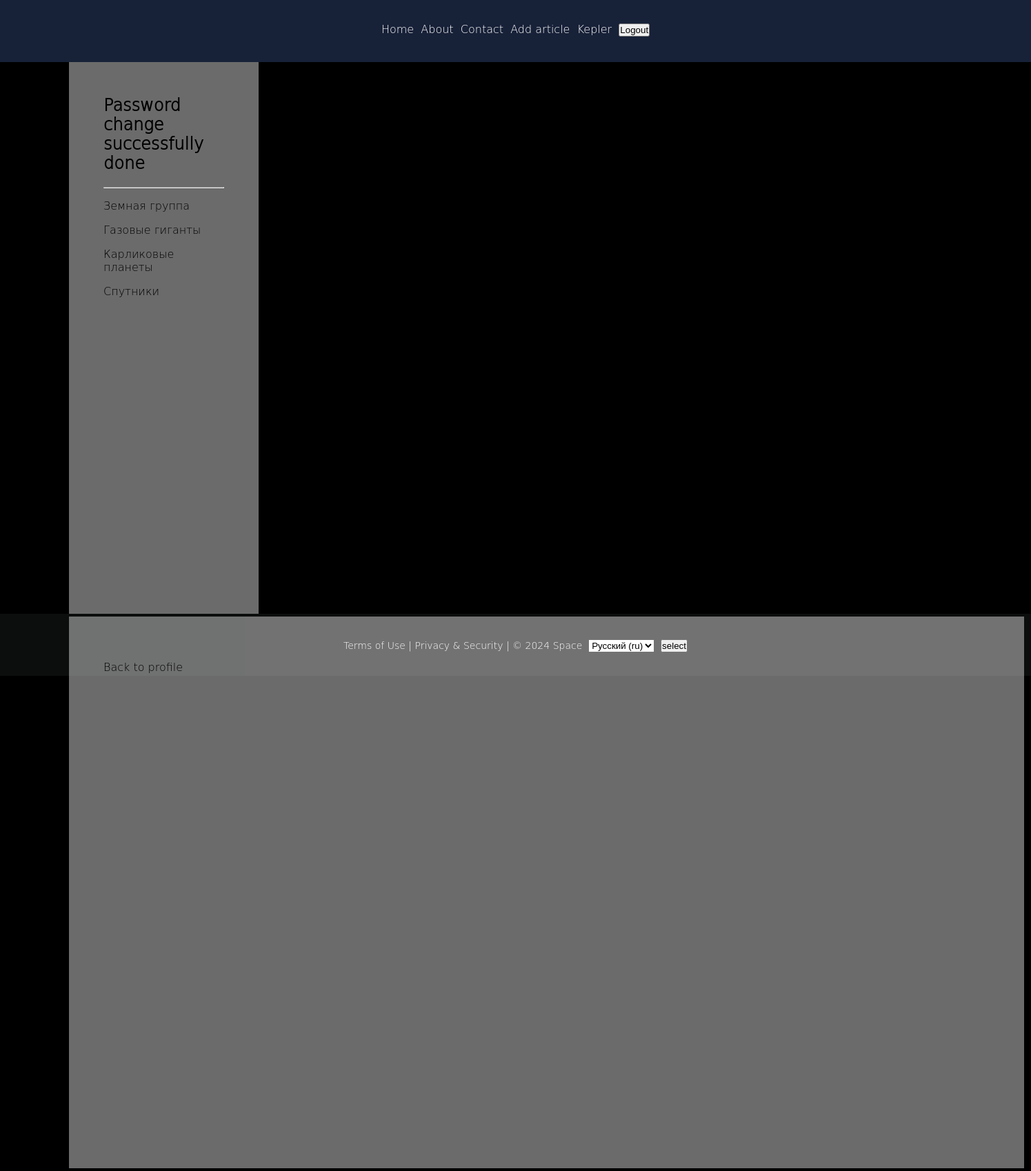
The page /users/back_to_profile/done/ (signed in) on the database its author committed.
### users/models.py (models this page shows)
class User(AbstractUser):
    photo = models.ImageField(upload_to='users/%Y/%m/%d/', blank=True, null=True, verbose_name=_('Photo'))
    first_name = models.TextField(blank=True, null=True, verbose_name=_('Name'))
    last_name = models.TextField(blank=True, null=True, verbose_name=_('Surname'))
    date_birth = models.DateTimeField(blank=True, null=True, verbose_name=_('Date of birth'))

### base/models.py (models this page shows, shortened)
class Category(models.Model):
    cat_name = models.CharField(max_length=100, db_index=True, verbose_name=_('Category'))
    cat_slug = models.SlugField(max_length=255, unique=True, db_index=True)
    objects = models.Manager()
    class Meta:
        verbose_name = _('category')
        verbose_name_plural = _('Categories')
    def get_absolute_url(self):
        return reverse('category', kwargs={'cat_slug': self.cat_slug})

### users/views.py (the view)
# urls.py: path('back_to_profile/done/', views.UserPasswordChangeDone.as_view(), name='back_to_profile'),
class UserPasswordChangeDone(PasswordChangeDoneView):
    template_name = 'users/back_to_profile.html'
    extra_context = {'title': _('Password change'), 'page_header': _('Password change successfully done')}

### base/templatetags/base_tags.py (called while the page is built)
@register.inclusion_tag('base/category.html')
def get_category(selected=0):
    category = Category.objects.all()
    return {'category': category, 'selected': selected}

### users/templates/users/back_to_profile.html
{% extends 'base.html' %}
{% load i18n %}
{% block content %}
<p><a class="link-dark" href="{% url 'users:profile' %}">{% trans 'Back to profile' %}</a></p>
{% endblock %}

### templates/base.html (shortened to what this page needs)
<!DOCTYPE html>
<html lang="ru">
{% load static %}
{% load base_tags %}
{% load i18n %}
<head>
    <link type="text/css" rel="stylesheet" href="{% static 'base/css/styles.css' %}">
</head>
<body>
<div id="page">
    <div class="head">
        <div class="menu">
            <a class="link-white" href="{% url 'home' %}">{% trans 'Home' %}</a>&nbsp;
            <a class="link-white" href="{% url 'about' %}">{% trans 'About' %}</a>&nbsp;
            <a class="link-white" href="{% url 'contact' %}">{% trans 'Contact' %}</a>&nbsp;
            {% if perms.users.add_users %}
            <a class="link-white" href="{% url 'users:add_post' %}">{% trans 'Add article' %}</a>&nbsp;
            {% endif %}
            {% if user.is_authenticated %}
            <a class="link-white" href="{% url 'users:profile' %}">{{user.username}}</a>&nbsp;
            <form style="display:inline-block" method="post" action="{% url 'users:logout' %}">{% csrf_token %}
                <button type="submit" class="button-head">{% trans 'Logout' %}</button>
            </form>
            {% endif %}
        </div>
    </div>
    <div class="body">
        <div class="categories">
            <div class="shell">
                <br><h2>{{page_header}}</h2>
                <hr class="line">
                {% get_category selected %}
            </div>
        </div>
        <div class="content">
            <div class="shell"><br>
                <br>{% block content %}{% endblock %}
            </div>
        </div>
    </div>
    <div class="footer" style="color: #ffffff">
        <div style="display:inline-block">
            <a class="link-white" href="{% url 'terms' %}">{% trans 'Terms of Use' %}</a> |
            <a class="link-white" href="{% url 'privacy' %}">{% trans 'Privacy & Security' %}</a> |
            &copy 2024 {% trans 'Space' %}&nbsp;
        </div>
        <form style="display:inline-block" class="language" action="{% url 'set_language' %}" method="post">
            <select name="language">
                {% get_current_language as LANGUAGE_CODE %}
                {% get_available_languages as LANGUAGES %}
                {% get_language_info_list for LANGUAGES as languages %}
                {% for language in languages %}
                <option value="{{language.code}}" {% if language.code == LANGUAGE_CODE %} selected{% endif %}>
                    {{language.name_local}} ({{language.code}})
                </option>
                {% endfor %}
            </select>&nbsp;
            <input type="submit" value="{% trans 'select' %}">
        </form>
    </div>
</div>
</body>
</html>

### base/templates/base/category.html
{% for i in category %}
{% if i.id == selected %}
<ul><a>{{i.cat_name}}</a></ul>
{% else %}
<ul><a class="link-dark" href="{{i.get_absolute_url}}">{{i.cat_name}}</a></ul>
{% endif %}
{% endfor %}

### base/static/base/css/styles.css (style rules this page uses)
* { padding: 0; text-decoration: none; }
html, body { margin: 0; height: 100%; background: #000000 url('../images/background_image.png') no-repeat 50% 0%; }
#page { height: 100%; max-width: 1920px; min-width: 1050px; margin: 0 auto; font-family: 'DejaVu Sans Light', 'Arial'; font-size: 16px; }
.head { height: 90px; padding-top: 33px; box-sizing: border-box; background: #172138; text-align: center; }
.menu { display: inline-block; padding: 0px 0px 0px 0px; }
.language { padding: 0px 0px 0px 0px; display: inline-block; }
.body { box-sizing: border-box; height: 100%; padding: 0px 0px 0px 100px; }
.categories { display: inline-block; overflow-x: hidden; overflow-y: auto; height: 100%; max-width: 275px; min-width: 275px; background: rgba(204, 204, 204, 0.05); }
.content { display: inline-block; overflow-x: hidden; overflow-y: auto; height: 100%; max-width: 1385px; min-width: 1385px; background: rgba(204, 204, 204, 0.05); }
.shell { min-height: 100%; padding: 10px 50px 10px 50px; background: rgba(204, 204, 204, 0.5); }
.footer { height: 90px; padding-top: 37px; box-sizing: border-box; background: #0c0e0d; text-align: center; font-size: 14px; }
.link-white { color: #ffffff; }
.link-dark { color: #000000; }

### rows shown on the page
User: username "Kepler"
Category: cat_name "Земная группа"
Category: cat_name "Газовые гиганты"
Category: cat_name "Карликовые планеты"
Category: cat_name "Спутники"

### other values the page prints
{{ page_header }} "Password change successfully done"
form field language "Русский (ru)"
